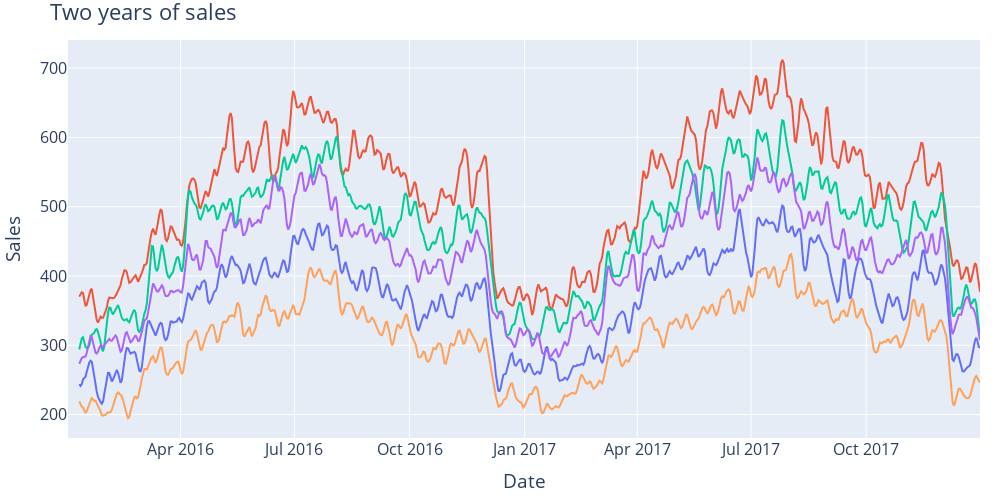

Here is the notebook cell this chart was saved with:
### Code cell
multi_store_item_df = train_df.copy()
multi_store_id = np.arange(1,6)
multi_item_id = np.ones(5)*10
multi_store_item_ts_data = []
multi_store_item_df = multi_store_item_df[multi_store_item_df.store.isin(multi_store_id)&multi_store_item_df.item.isin(multi_item_id)]
# display(multi_store_item_df)
for st, i in zip(multi_store_id, multi_item_id):
    flt = multi_store_item_df[(multi_store_item_df.store == st)&(multi_store_item_df.item == i)][-730:]
    multi_store_item_ts_data.append(go.Scatter(x = flt.date, y = flt.sales.rolling(10, win_type='triang').sum(), 
                                              name = "Store:" + str(st) + ",Item:" + str(i)))

multy_store_layout = go.Layout(
    autosize= True,
    title= 'Two years of sales',
    hovermode= 'closest',
    xaxis= dict(
        title= 'Date',
        ticklen= 55,
        zeroline= False,
        gridwidth= 1,
    ),
    yaxis=dict(
        title= 'Sales',
        ticklen= 10,
        zeroline= False,
        gridwidth= 1,
    ),
    width=1000,
    height=500,
    margin=dict(l=20, r=20, t=40, b=20),    
    paper_bgcolor='rgba(0,0,0,0)',
    font=dict(size=16),
    showlegend= False
)

fig = go.Figure(data = multi_store_item_ts_data, layout = multy_store_layout)
py.iplot(fig)
fig.write_image(file = "../images/Two_years_multiple_sales_example.png", width = 400, height = 500)

### Figure 1 — Plotly figure (JSON) as saved in the notebook; plotly's stock layout.template omitted (floating-point values rounded to 4 significant figures; data arrays with more than 128 entries replaced by an {"elided": "..."} marker saying what was removed)
{"data": [{"name": "Store:1,Item:10.0", "type": "scatter", "x": {"elided": "730 str values"}, "y": {"elided": "730 float values"}}, {"name": "Store:2,Item:10.0", "type": "scatter", "x": {"elided": "730 str values"}, "y": {"elided": "730 float values"}}, {"name": "Store:3,Item:10.0", "type": "scatter", "x": {"elided": "730 str values"}, "y": {"elided": "730 float values"}}, {"name": "Store:4,Item:10.0", "type": "scatter", "x": {"elided": "730 str values"}, "y": {"elided": "730 float values"}}, {"name": "Store:5,Item:10.0", "type": "scatter", "x": {"elided": "730 str values"}, "y": {"elided": "730 float values"}}], "layout": {"autosize": true, "font": {"size": 16}, "height": 500, "hovermode": "closest", "margin": {"b": 20, "l": 20, "r": 20, "t": 40}, "paper_bgcolor": "rgba(0,0,0,0)", "showlegend": false, "title": {"text": "Two years of sales"}, "width": 1000, "xaxis": {"gridwidth": 1, "ticklen": 55, "title": {"text": "Date"}, "zeroline": false}, "yaxis": {"gridwidth": 1, "ticklen": 10, "title": {"text": "Sales"}, "zeroline": false}}}
